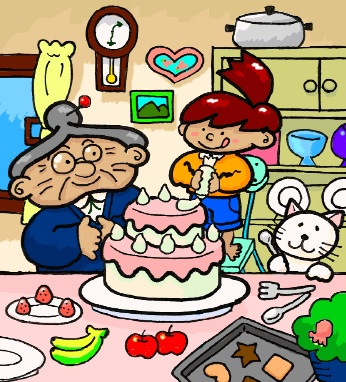
#> input picture d1.jpg, 346 x 382 px
$ python DifferenceDetector.py
#> lines starting #> are read from the running program, lines starting #| are printed output that depends on the picture; after the words box and inside, x2 and y2 are one past the last pixel; in counts of white or black regions, pixels touching at a corner belong together
import numpy
import cv2

img1 = cv2.imread('d1.jpg')
#> img1 is the input picture: shape (382, 346, 3); mean B, G, R 128.5, 151, 163.3
img2 = cv2.imread('d2.jpg')
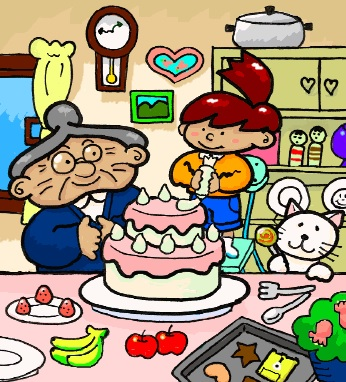
#> input picture d2.jpg, 346 x 382 px
#> img2 is the input picture: shape (382, 346, 3); mean B, G, R 127.3, 151, 164.2

img1_cleaned = cv2.fastNlMeansDenoisingColored(img1,None,2,2,7,21)
img2_cleaned = cv2.fastNlMeansDenoisingColored(img2,None,2,2,7,21)

diff = cv2.bitwise_xor(img1_cleaned,img2_cleaned)
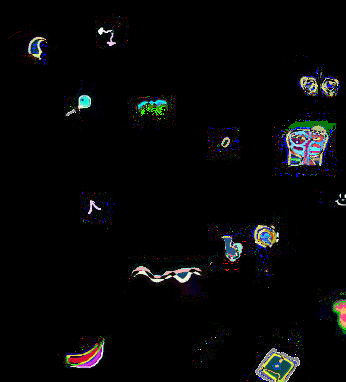
#> diff: shape (382, 346, 3); mean B, G, R 7.9, 7.6, 7.3
diff_gray = cv2.cvtColor(diff,cv2.COLOR_BGR2GRAY)
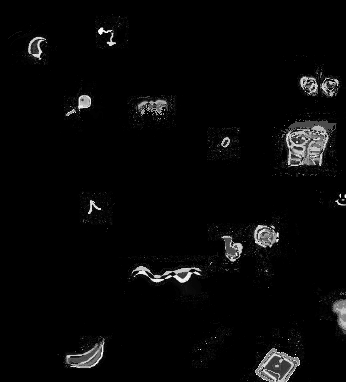
#> diff_gray: shape (382, 346); min 0, max 254, mean 7.5

ret,thresh = cv2.threshold(diff_gray,1,255,cv2.THRESH_BINARY)
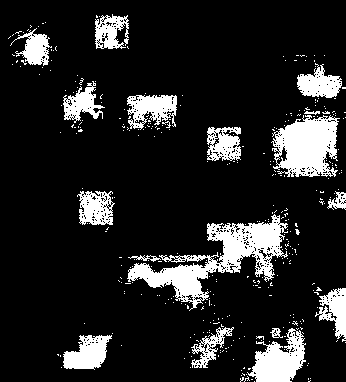
#> thresh: shape (382, 346); 14.5% white; 351 white regions (333 under 20 px), largest, box (x1, y1, x2, y2) and area: (127, 214, 288, 311) 4720, (271, 115, 340, 177) 2973, (247, 328, 306, 382) 1782

output = cv2.bitwise_and(img1,img1,mask=thresh)
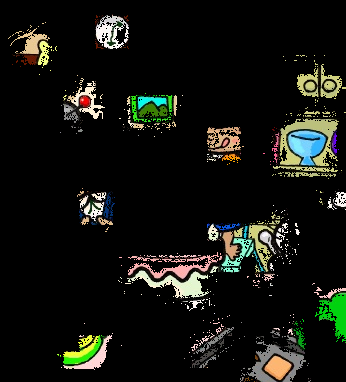
#> output: shape (382, 346, 3); mean B, G, R 16.8, 22, 20.2

cv2.imshow('Spot the Difference',output)
cv2.waitKey(0)
